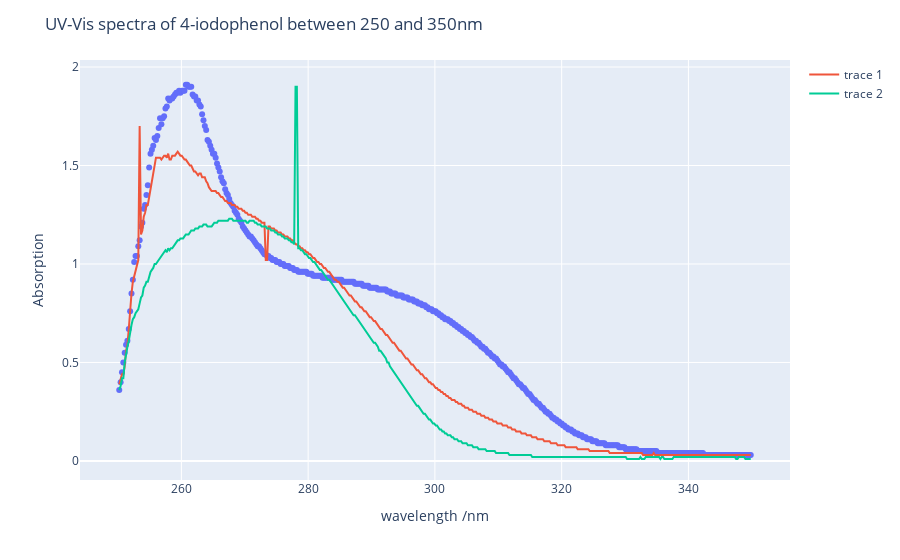

The code cell stored with this chart in its notebook:
### Code cell
import plotly.express as px
fig = px.scatter(x=range_all_data.w_NaOH, y=range_all_data.A_NaOH )
fig.add_scatter(x=range_all_data.w_buffer, y=range_all_data.A_buffer, showlegend = True)
fig.add_scatter(x = range_all_data.w_HCl, y=range_all_data.A_HCl)
fig.update_layout(
    title="UV-Vis spectra of 4-iodophenol between 250 and 350nm",
    xaxis_title="wavelength /nm ",
    yaxis_title="Absorption")
fig.show()

### Figure 1 — Plotly figure (JSON) as saved in the notebook; plotly's stock layout.template omitted (floating-point values rounded to 4 significant figures; data arrays with more than 128 entries replaced by an {"elided": "..."} marker saying what was removed)
{"data": [{"hovertemplate": "x=%{x}<br>y=%{y}<extra></extra>", "legendgroup": "", "marker": {"color": "#636efa", "symbol": "circle"}, "mode": "markers", "name": "", "orientation": "v", "showlegend": false, "type": "scatter", "x": {"elided": "471 float values"}, "xaxis": "x", "y": {"elided": "471 float values"}, "yaxis": "y"}, {"showlegend": true, "type": "scatter", "x": {"elided": "471 float values"}, "y": {"elided": "471 float values"}}, {"type": "scatter", "x": {"elided": "471 float values"}, "y": {"elided": "471 float values"}}], "layout": {"legend": {"tracegroupgap": 0}, "margin": {"t": 60}, "title": {"text": "UV-Vis spectra of 4-iodophenol between 250 and 350nm"}, "xaxis": {"anchor": "y", "domain": [0, 1], "title": {"text": "wavelength /nm "}}, "yaxis": {"anchor": "x", "domain": [0, 1], "title": {"text": "Absorption"}}}}
